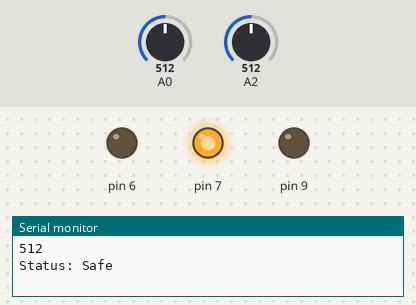
The sketch below on a simulated Arduino Uno, built with avr-gcc and run on an emulated ATmega328P. On the bench: output pins drawn as LEDs (lit = HIGH), the last lines printed to the serial monitor. Inputs (shaded band) come from the test bench; at power-on: A0 = 512, A2 = 512.

Above: at 1.2 s.
1.3 s: A0 set to 585
2.8 s: A0 set to 617
At 4.0 s:
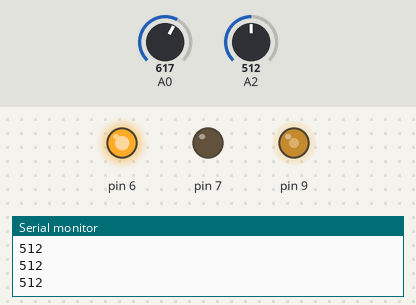
Timing chart, 0 to 5.8 s (numbered marks = the images above; inputs shaded):
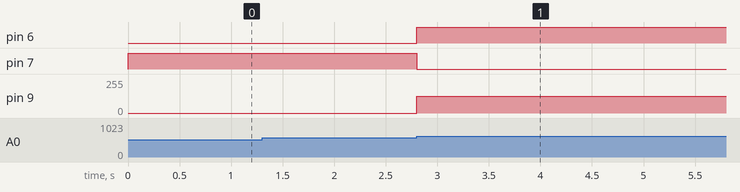

Measured:
- the behaviour switches between 600 and 601 on A0 (found by bisection; images 0 and 1)
- after the input at 1.3 s, every drawn part: stays the same
- after the input at 2.8 s, pin 6: LOW → HIGH at once; pin 7: HIGH → LOW at once; pin 9: 0/255 → 127/255 at once

The sketch:

Gas_Sensor.ino
```cpp
int gas = 0;
int pt = 0;

void setup() {

  Serial.begin(9600);
  pinMode(6, OUTPUT);
  pinMode(7, OUTPUT);
  pinMode(9, OUTPUT);

}

void loop() {

  gas = analogRead(A0);
  Serial.println(gas);


  if(gas > 600){
    Serial.println("Danger!");
    digitalWrite(6, HIGH);
    digitalWrite(7, LOW);

    while(analogRead(A0) > 600){
      pt = map(analogRead(A2), 0, 1023, 0, 255);
      analogWrite(9, pt);

      Serial.println(analogRead(A2));

    }

  }else{
    Serial.println("Status: Safe");
    digitalWrite(6, LOW);
    digitalWrite(7, HIGH);
    digitalWrite(9, LOW);

    while(analogRead(A0) < 600);
  }

}
```
